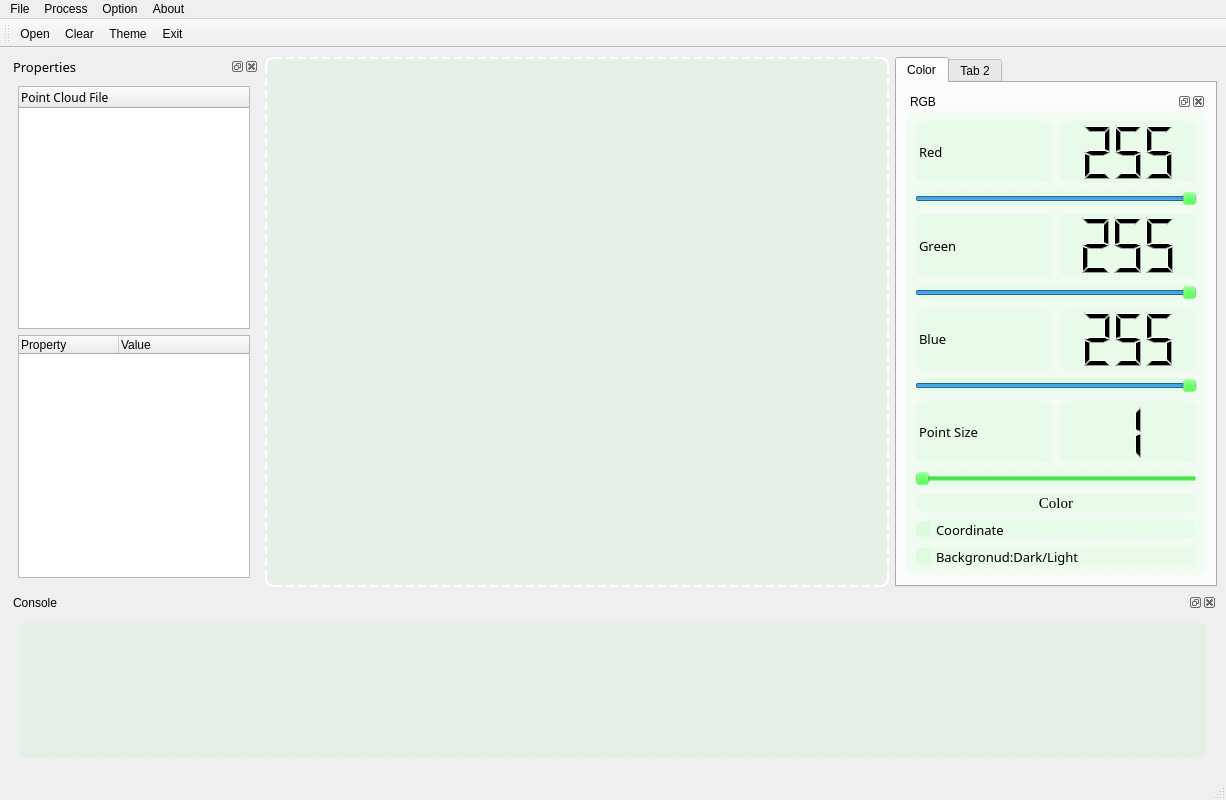
<?xml version="1.0" encoding="UTF-8"?>
<ui version="4.0">
 <class>CloudViewer</class>
 <widget class="QMainWindow" name="CloudViewer">
  <property name="geometry">
   <rect>
    <x>0</x>
    <y>0</y>
    <width>1226</width>
    <height>800</height>
   </rect>
  </property>
  <property name="windowTitle">
   <string>MainWindow</string>
  </property>
  <widget class="QWidget" name="centralwidget">
   <layout class="QGridLayout" name="gridLayout_2" rowstretch="3,1" columnstretch="1,3,1">
    <item row="0" column="0">
     <widget class="QDockWidget" name="propertyDock">
      <property name="minimumSize">
       <size>
        <width>250</width>
        <height>416</height>
       </size>
      </property>
      <property name="font">
       <font>
        <family>微软雅黑</family>
        <pointsize>10</pointsize>
       </font>
      </property>
      <property name="styleSheet">
       <string notr="true">QDockWidget{
	border:2px dashed white;
	border-radius:8px;
	background:rgba(0,255,0,10);
}

</string>
      </property>
      <property name="windowTitle">
       <string>Properties</string>
      </property>
      <widget class="QWidget" name="dockWidgetContents_6">
       <layout class="QVBoxLayout" name="verticalLayout_3">
        <item>
         <widget class="QTreeWidget" name="dataTree">
          <property name="minimumSize">
           <size>
            <width>0</width>
            <height>180</height>
           </size>
          </property>
          <property name="font">
           <font>
            <family>微软雅黑</family>
            <pointsize>9</pointsize>
           </font>
          </property>
          <property name="contextMenuPolicy">
           <enum>Qt::CustomContextMenu</enum>
          </property>
          <column>
           <property name="text">
            <string>Point Cloud File</string>
           </property>
          </column>
         </widget>
        </item>
        <item>
         <widget class="QTableWidget" name="propertyTable">
          <property name="minimumSize">
           <size>
            <width>0</width>
            <height>180</height>
           </size>
          </property>
          <property name="font">
           <font>
            <pointsize>9</pointsize>
           </font>
          </property>
          <property name="frameShadow">
           <enum>QFrame::Sunken</enum>
          </property>
          <property name="midLineWidth">
           <number>0</number>
          </property>
          <property name="horizontalScrollBarPolicy">
           <enum>Qt::ScrollBarAsNeeded</enum>
          </property>
          <property name="sizeAdjustPolicy">
           <enum>QAbstractScrollArea::AdjustIgnored</enum>
          </property>
          <property name="autoScroll">
           <bool>true</bool>
          </property>
          <property name="editTriggers">
           <set>QAbstractItemView::NoEditTriggers</set>
          </property>
          <property name="tabKeyNavigation">
           <bool>true</bool>
          </property>
          <property name="showDropIndicator" stdset="0">
           <bool>true</bool>
          </property>
          <property name="dragDropOverwriteMode">
           <bool>true</bool>
          </property>
          <property name="alternatingRowColors">
           <bool>false</bool>
          </property>
          <property name="selectionMode">
           <enum>QAbstractItemView::ExtendedSelection</enum>
          </property>
          <property name="textElideMode">
           <enum>Qt::ElideLeft</enum>
          </property>
          <property name="horizontalScrollMode">
           <enum>QAbstractItemView::ScrollPerItem</enum>
          </property>
          <property name="showGrid">
           <bool>false</bool>
          </property>
          <property name="wordWrap">
           <bool>true</bool>
          </property>
          <property name="cornerButtonEnabled">
           <bool>true</bool>
          </property>
          <property name="rowCount">
           <number>4</number>
          </property>
          <property name="columnCount">
           <number>2</number>
          </property>
          <attribute name="horizontalHeaderCascadingSectionResizes">
           <bool>false</bool>
          </attribute>
          <attribute name="horizontalHeaderDefaultSectionSize">
           <number>100</number>
          </attribute>
          <attribute name="horizontalHeaderHighlightSections">
           <bool>true</bool>
          </attribute>
          <attribute name="horizontalHeaderMinimumSectionSize">
           <number>25</number>
          </attribute>
          <attribute name="horizontalHeaderStretchLastSection">
           <bool>true</bool>
          </attribute>
          <attribute name="verticalHeaderVisible">
           <bool>false</bool>
          </attribute>
          <attribute name="verticalHeaderCascadingSectionResizes">
           <bool>false</bool>
          </attribute>
          <row/>
          <row/>
          <row/>
          <row/>
          <column>
           <property name="text">
            <string>Property</string>
           </property>
           <property name="textAlignment">
            <set>AlignLeading|AlignVCenter</set>
           </property>
          </column>
          <column>
           <property name="text">
            <string>Value</string>
           </property>
           <property name="textAlignment">
            <set>AlignLeading|AlignVCenter</set>
           </property>
          </column>
         </widget>
        </item>
       </layout>
      </widget>
     </widget>
    </item>
    <item row="0" column="1">
     <widget class="QVTKWidget" name="screen" native="true">
      <property name="minimumSize">
       <size>
        <width>600</width>
        <height>400</height>
       </size>
      </property>
      <property name="autoFillBackground">
       <bool>false</bool>
      </property>
      <property name="styleSheet">
       <string notr="true">QWidget{	
	border:2px dashed white;
	border-radius:8px;
	background:rgba(0,255,0,10);
}</string>
      </property>
     </widget>
    </item>
    <item row="0" column="2">
     <widget class="QTabWidget" name="tabWidget">
      <property name="styleSheet">
       <string notr="true">QLCDNumber{

	border:1px inset black;
	border-radius:5px;
	background:rgba(0,255,0,10);
}</string>
      </property>
      <property name="currentIndex">
       <number>0</number>
      </property>
      <widget class="QWidget" name="tab">
       <attribute name="title">
        <string>Color</string>
       </attribute>
       <layout class="QGridLayout" name="gridLayout">
        <item row="0" column="0">
         <widget class="QDockWidget" name="RGBDock">
          <property name="minimumSize">
           <size>
            <width>300</width>
            <height>400</height>
           </size>
          </property>
          <property name="maximumSize">
           <size>
            <width>300</width>
            <height>524287</height>
           </size>
          </property>
          <property name="styleSheet">
           <string notr="true">QWidget{	
	border:1px dashed white;
	border-radius:8px;
	background:rgba(0,255,0,10);
}</string>
          </property>
          <property name="windowTitle">
           <string>RGB</string>
          </property>
          <widget class="QWidget" name="dockWidgetContents_4">
           <layout class="QVBoxLayout" name="verticalLayout_2">
            <item>
             <layout class="QVBoxLayout" name="verticalLayout">
              <item>
               <layout class="QHBoxLayout" name="horizontalLayout">
                <item>
                 <widget class="QLabel" name="label_1">
                  <property name="sizePolicy">
                   <sizepolicy hsizetype="Expanding" vsizetype="Preferred">
                    <horstretch>0</horstretch>
                    <verstretch>0</verstretch>
                   </sizepolicy>
                  </property>
                  <property name="font">
                   <font>
                    <family>微软雅黑</family>
                    <pointsize>10</pointsize>
                   </font>
                  </property>
                  <property name="text">
                   <string>Red</string>
                  </property>
                 </widget>
                </item>
                <item>
                 <widget class="QLCDNumber" name="rLCD">
                  <property name="sizePolicy">
                   <sizepolicy hsizetype="Expanding" vsizetype="Minimum">
                    <horstretch>0</horstretch>
                    <verstretch>0</verstretch>
                   </sizepolicy>
                  </property>
                  <property name="autoFillBackground">
                   <bool>false</bool>
                  </property>
                  <property name="inputMethodHints">
                   <set>Qt::ImhNone</set>
                  </property>
                  <property name="frameShape">
                   <enum>QFrame::Panel</enum>
                  </property>
                  <property name="frameShadow">
                   <enum>QFrame::Raised</enum>
                  </property>
                  <property name="lineWidth">
                   <number>1</number>
                  </property>
                  <property name="smallDecimalPoint">
                   <bool>false</bool>
                  </property>
                  <property name="digitCount">
                   <number>3</number>
                  </property>
                  <property name="mode">
                   <enum>QLCDNumber::Dec</enum>
                  </property>
                  <property name="value" stdset="0">
                   <double>255.000000000000000</double>
                  </property>
                  <property name="intValue" stdset="0">
                   <number>255</number>
                  </property>
                 </widget>
                </item>
               </layout>
              </item>
              <item>
               <widget class="QSlider" name="rSlider">
                <property name="sizePolicy">
                 <sizepolicy hsizetype="Expanding" vsizetype="Fixed">
                  <horstretch>0</horstretch>
                  <verstretch>0</verstretch>
                 </sizepolicy>
                </property>
                <property name="minimumSize">
                 <size>
                  <width>132</width>
                  <height>0</height>
                 </size>
                </property>
                <property name="maximum">
                 <number>255</number>
                </property>
                <property name="sliderPosition">
                 <number>255</number>
                </property>
                <property name="orientation">
                 <enum>Qt::Horizontal</enum>
                </property>
               </widget>
              </item>
              <item>
               <layout class="QHBoxLayout" name="horizontalLayout_2">
                <item>
                 <widget class="QLabel" name="label_2">
                  <property name="sizePolicy">
                   <sizepolicy hsizetype="Expanding" vsizetype="Preferred">
                    <horstretch>0</horstretch>
                    <verstretch>0</verstretch>
                   </sizepolicy>
                  </property>
                  <property name="font">
                   <font>
                    <family>微软雅黑</family>
                    <pointsize>10</pointsize>
                   </font>
                  </property>
                  <property name="text">
                   <string>Green</string>
                  </property>
                 </widget>
                </item>
                <item>
                 <widget class="QLCDNumber" name="gLCD">
                  <property name="sizePolicy">
                   <sizepolicy hsizetype="Expanding" vsizetype="Minimum">
                    <horstretch>0</horstretch>
                    <verstretch>0</verstretch>
                   </sizepolicy>
                  </property>
                  <property name="frameShape">
                   <enum>QFrame::Panel</enum>
                  </property>
                  <property name="digitCount">
                   <number>3</number>
                  </property>
                  <property name="intValue" stdset="0">
                   <number>255</number>
                  </property>
                 </widget>
                </item>
               </layout>
              </item>
              <item>
               <widget class="QSlider" name="gSlider">
                <property name="sizePolicy">
                 <sizepolicy hsizetype="Expanding" vsizetype="Fixed">
                  <horstretch>0</horstretch>
                  <verstretch>0</verstretch>
                 </sizepolicy>
                </property>
                <property name="minimumSize">
                 <size>
                  <width>132</width>
                  <height>0</height>
                 </size>
                </property>
                <property name="maximum">
                 <number>255</number>
                </property>
                <property name="sliderPosition">
                 <number>255</number>
                </property>
                <property name="orientation">
                 <enum>Qt::Horizontal</enum>
                </property>
               </widget>
              </item>
              <item>
               <layout class="QHBoxLayout" name="horizontalLayout_3">
                <item>
                 <widget class="QLabel" name="label_3">
                  <property name="sizePolicy">
                   <sizepolicy hsizetype="Expanding" vsizetype="Preferred">
                    <horstretch>0</horstretch>
                    <verstretch>0</verstretch>
                   </sizepolicy>
                  </property>
                  <property name="font">
                   <font>
                    <family>微软雅黑</family>
                    <pointsize>10</pointsize>
                   </font>
                  </property>
                  <property name="text">
                   <string>Blue</string>
                  </property>
                 </widget>
                </item>
                <item>
                 <widget class="QLCDNumber" name="bLCD">
                  <property name="sizePolicy">
                   <sizepolicy hsizetype="Expanding" vsizetype="Minimum">
                    <horstretch>0</horstretch>
                    <verstretch>0</verstretch>
                   </sizepolicy>
                  </property>
                  <property name="frameShape">
                   <enum>QFrame::Panel</enum>
                  </property>
                  <property name="digitCount">
                   <number>3</number>
                  </property>
                  <property name="intValue" stdset="0">
                   <number>255</number>
                  </property>
                 </widget>
                </item>
               </layout>
              </item>
              <item>
               <widget class="QSlider" name="bSlider">
                <property name="sizePolicy">
                 <sizepolicy hsizetype="Expanding" vsizetype="Fixed">
                  <horstretch>0</horstretch>
                  <verstretch>0</verstretch>
                 </sizepolicy>
                </property>
                <property name="minimumSize">
                 <size>
                  <width>132</width>
                  <height>0</height>
                 </size>
                </property>
                <property name="maximum">
                 <number>255</number>
                </property>
                <property name="sliderPosition">
                 <number>255</number>
                </property>
                <property name="orientation">
                 <enum>Qt::Horizontal</enum>
                </property>
               </widget>
              </item>
              <item>
               <layout class="QHBoxLayout" name="horizontalLayout_4">
                <item>
                 <widget class="QLabel" name="label_4">
                  <property name="sizePolicy">
                   <sizepolicy hsizetype="Expanding" vsizetype="Preferred">
                    <horstretch>0</horstretch>
                    <verstretch>0</verstretch>
                   </sizepolicy>
                  </property>
                  <property name="font">
                   <font>
                    <family>微软雅黑</family>
                    <pointsize>10</pointsize>
                   </font>
                  </property>
                  <property name="text">
                   <string>Point Size</string>
                  </property>
                 </widget>
                </item>
                <item>
                 <widget class="QLCDNumber" name="sizeLCD">
                  <property name="sizePolicy">
                   <sizepolicy hsizetype="Expanding" vsizetype="Minimum">
                    <horstretch>0</horstretch>
                    <verstretch>0</verstretch>
                   </sizepolicy>
                  </property>
                  <property name="digitCount">
                   <number>1</number>
                  </property>
                  <property name="segmentStyle">
                   <enum>QLCDNumber::Filled</enum>
                  </property>
                  <property name="intValue" stdset="0">
                   <number>1</number>
                  </property>
                 </widget>
                </item>
               </layout>
              </item>
              <item>
               <widget class="QSlider" name="pSlider">
                <property name="sizePolicy">
                 <sizepolicy hsizetype="Expanding" vsizetype="Fixed">
                  <horstretch>0</horstretch>
                  <verstretch>0</verstretch>
                 </sizepolicy>
                </property>
                <property name="minimumSize">
                 <size>
                  <width>132</width>
                  <height>0</height>
                 </size>
                </property>
                <property name="minimum">
                 <number>1</number>
                </property>
                <property name="maximum">
                 <number>10</number>
                </property>
                <property name="sliderPosition">
                 <number>1</number>
                </property>
                <property name="orientation">
                 <enum>Qt::Horizontal</enum>
                </property>
               </widget>
              </item>
              <item>
               <widget class="QPushButton" name="colorBtn">
                <property name="font">
                 <font>
                  <family>Times New Roman</family>
                  <pointsize>11</pointsize>
                 </font>
                </property>
                <property name="styleSheet">
                 <string notr="true"/>
                </property>
                <property name="text">
                 <string>Color</string>
                </property>
               </widget>
              </item>
             </layout>
            </item>
            <item>
             <widget class="QCheckBox" name="cooCbx">
              <property name="font">
               <font>
                <family>微软雅黑</family>
                <pointsize>10</pointsize>
               </font>
              </property>
              <property name="text">
               <string>Coordinate</string>
              </property>
             </widget>
            </item>
            <item>
             <widget class="QCheckBox" name="bgcCbx">
              <property name="font">
               <font>
                <family>微软雅黑</family>
                <pointsize>10</pointsize>
               </font>
              </property>
              <property name="text">
               <string>Backgronud:Dark/Light</string>
              </property>
             </widget>
            </item>
           </layout>
          </widget>
         </widget>
        </item>
       </layout>
      </widget>
      <widget class="QWidget" name="tab_2">
       <attribute name="title">
        <string>Tab 2</string>
       </attribute>
      </widget>
     </widget>
    </item>
    <item row="1" column="0" colspan="3">
     <widget class="QDockWidget" name="consoleDock">
      <property name="minimumSize">
       <size>
        <width>200</width>
        <height>140</height>
       </size>
      </property>
      <property name="maximumSize">
       <size>
        <width>524287</width>
        <height>220</height>
       </size>
      </property>
      <property name="styleSheet">
       <string notr="true">QDockWidget{

	border:2px dashed white;
	border-radius:8px;
	background:rgba(0,255,0,10);
}
</string>
      </property>
      <property name="windowTitle">
       <string>Console</string>
      </property>
      <widget class="QWidget" name="dockWidgetContents_7">
       <layout class="QVBoxLayout" name="verticalLayout_5">
        <item>
         <widget class="QTableWidget" name="consoleTable">
          <property name="styleSheet">
           <string notr="true">QWidget{	
	border:1px dashed white;
	border-radius:8px;
	background:rgba(0,255,0,10);
}</string>
          </property>
          <property name="showGrid">
           <bool>false</bool>
          </property>
          <property name="gridStyle">
           <enum>Qt::SolidLine</enum>
          </property>
          <property name="rowCount">
           <number>0</number>
          </property>
          <property name="columnCount">
           <number>5</number>
          </property>
          <attribute name="horizontalHeaderVisible">
           <bool>false</bool>
          </attribute>
          <attribute name="horizontalHeaderDefaultSectionSize">
           <number>200</number>
          </attribute>
          <attribute name="horizontalHeaderStretchLastSection">
           <bool>true</bool>
          </attribute>
          <attribute name="verticalHeaderVisible">
           <bool>false</bool>
          </attribute>
          <column>
           <property name="text">
            <string>Time</string>
           </property>
           <property name="textAlignment">
            <set>AlignLeading|AlignVCenter</set>
           </property>
          </column>
          <column>
           <property name="text">
            <string>Operation</string>
           </property>
           <property name="textAlignment">
            <set>AlignLeading|AlignVCenter</set>
           </property>
          </column>
          <column>
           <property name="text">
            <string>Operation Object</string>
           </property>
           <property name="textAlignment">
            <set>AlignLeading|AlignVCenter</set>
           </property>
          </column>
          <column>
           <property name="text">
            <string>Details</string>
           </property>
           <property name="textAlignment">
            <set>AlignLeading|AlignVCenter</set>
           </property>
          </column>
          <column>
           <property name="text">
            <string>Note</string>
           </property>
           <property name="textAlignment">
            <set>AlignLeading|AlignVCenter</set>
           </property>
          </column>
         </widget>
        </item>
       </layout>
      </widget>
     </widget>
    </item>
   </layout>
  </widget>
  <widget class="QMenuBar" name="menubar">
   <property name="geometry">
    <rect>
     <x>0</x>
     <y>0</y>
     <width>1226</width>
     <height>22</height>
    </rect>
   </property>
   <widget class="QMenu" name="menuFile">
    <property name="title">
     <string>File</string>
    </property>
    <addaction name="actionOpen"/>
    <addaction name="actionAdd"/>
    <addaction name="actionClear"/>
    <addaction name="actionSave"/>
    <addaction name="actionExit"/>
   </widget>
   <widget class="QMenu" name="menuProcess">
    <property name="title">
     <string>Process</string>
    </property>
    <addaction name="actionSurface"/>
    <addaction name="actionICP"/>
   </widget>
   <widget class="QMenu" name="menuOption">
    <property name="title">
     <string>Option</string>
    </property>
    <addaction name="separator"/>
    <addaction name="actionTheme"/>
    <addaction name="actionLanguage"/>
   </widget>
   <widget class="QMenu" name="menuAbout">
    <property name="title">
     <string>About</string>
    </property>
    <addaction name="actionHelp"/>
    <addaction name="actionAbout"/>
   </widget>
   <addaction name="menuFile"/>
   <addaction name="menuProcess"/>
   <addaction name="menuOption"/>
   <addaction name="menuAbout"/>
  </widget>
  <widget class="QStatusBar" name="statusbar"/>
  <widget class="QToolBar" name="toolBar">
   <property name="windowTitle">
    <string>toolBar</string>
   </property>
   <attribute name="toolBarArea">
    <enum>TopToolBarArea</enum>
   </attribute>
   <attribute name="toolBarBreak">
    <bool>false</bool>
   </attribute>
   <addaction name="actionOpen"/>
   <addaction name="actionClear"/>
   <addaction name="actionTheme"/>
   <addaction name="actionExit"/>
  </widget>
  <action name="actionOpen">
   <property name="icon">
    <iconset resource="resources.qrc">
     <normaloff>:/Resources/images/Floder.png</normaloff>:/Resources/images/Floder.png</iconset>
   </property>
   <property name="text">
    <string>Open</string>
   </property>
   <property name="shortcut">
    <string>Ctrl+O</string>
   </property>
  </action>
  <action name="actionAdd">
   <property name="text">
    <string>Add</string>
   </property>
  </action>
  <action name="actionClear">
   <property name="icon">
    <iconset resource="resources.qrc">
     <normaloff>:/Resources/images/Clean.png</normaloff>:/Resources/images/Clean.png</iconset>
   </property>
   <property name="text">
    <string>Clear</string>
   </property>
  </action>
  <action name="actionSave">
   <property name="icon">
    <iconset resource="resources.qrc">
     <normaloff>:/Resources/images/Save.png</normaloff>:/Resources/images/Save.png</iconset>
   </property>
   <property name="text">
    <string>Save</string>
   </property>
   <property name="shortcut">
    <string>Ctrl+S</string>
   </property>
  </action>
  <action name="actionExit">
   <property name="icon">
    <iconset resource="resources.qrc">
     <normaloff>:/Resources/images/Exit.png</normaloff>:/Resources/images/Exit.png</iconset>
   </property>
   <property name="text">
    <string>Exit</string>
   </property>
  </action>
  <action name="actionSurface">
   <property name="text">
    <string>Surface</string>
   </property>
  </action>
  <action name="actionTheme">
   <property name="icon">
    <iconset resource="resources.qrc">
     <normaloff>:/Resources/images/Theme.png</normaloff>:/Resources/images/Theme.png</iconset>
   </property>
   <property name="text">
    <string>Theme</string>
   </property>
  </action>
  <action name="actionLanguage">
   <property name="text">
    <string>Language</string>
   </property>
  </action>
  <action name="actionHelp">
   <property name="icon">
    <iconset resource="resources.qrc">
     <normaloff>:/Resources/images/Help.png</normaloff>:/Resources/images/Help.png</iconset>
   </property>
   <property name="text">
    <string>Help</string>
   </property>
  </action>
  <action name="actionAbout">
   <property name="text">
    <string>About</string>
   </property>
  </action>
  <action name="actionICP">
   <property name="text">
    <string>ICP</string>
   </property>
  </action>
 </widget>
 <customwidgets>
  <customwidget>
   <class>QVTKWidget</class>
   <extends>QWidget</extends>
   <header location="global">QVTKWidget.h</header>
  </customwidget>
 </customwidgets>
 <resources>
  <include location="resources.qrc"/>
 </resources>
 <connections/>
</ui>
